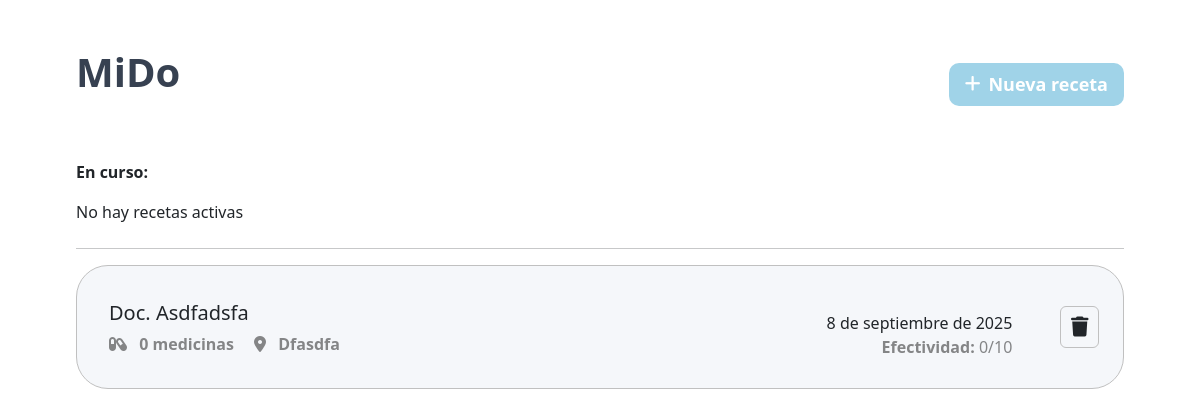
The app's page /, older data.
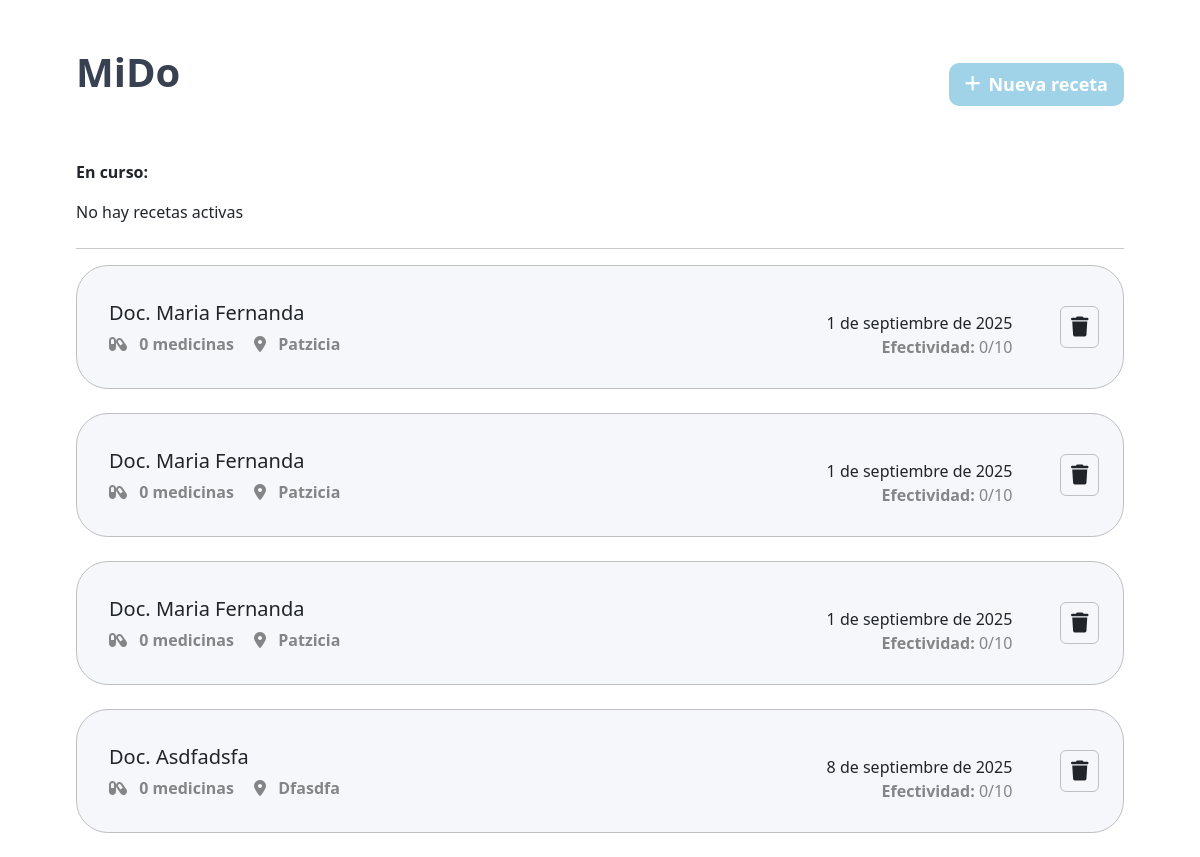
The same page, newer data.
### miApp/models.py (models this page shows, shortened)
class Receta(models.Model):
    doc = models.CharField(max_length=255)
    fecha = models.DateField()
    efectividad = models.IntegerField(default=0)
    activo = models.BooleanField(default=False)
    lugar = models.CharField(null=True)
    def cantidad_medicinas(self):
        return self.medicamentos.count()

### miApp/views.py (the view)
# urls.py: path('', views.index),
def index(request):
    if request.method == 'POST':
        Receta.objects.create(
            doc = request.POST.get('doc'),
            fecha = request.POST.get('fecha'),
            lugar = request.POST.get('lugar')
        )
    activos =  Receta.objects.filter(activo=True)
    lista = Receta.objects.filter(activo=False).order_by('-id')
    return render(request, "home.html",{'lista': lista, 'activos': activos})

### miApp/templates/home.html (shortened to what this page needs)
{% load static %}
<!DOCTYPE html>
<html lang="en">
<head>
    <link href="https://cdn.jsdelivr.net/npm/bootstrap@5.3.8/dist/css/bootstrap.min.css" rel="stylesheet">
    <link rel="stylesheet" href="https://cdnjs.cloudflare.com/ajax/libs/font-awesome/6.7.2/css/all.min.css">
    <link rel="stylesheet" href="{% static 'css/root.css' %}">
    <link rel="stylesheet" href="{% static 'css/home.css' %}">
    <link rel="stylesheet" href="{% static 'css/modalAgregar.css' %}">
</head>
<body>
    <div class="container container-fluid w-50 mt-5">
        <div class="top">
            <h1>MiDo</h1>
            <button data-bs-toggle="modal" data-bs-target="#exampleModal" class=" scl">
                <i class="fa-solid fa-plus"></i>
                Nueva receta
            </button>
        </div>
        <div class="list">
            <div>
                <p><b>En curso:</b></p>
            </div>
            {% if activos %}
            {% for receta in activos %}
           <div class="receta mt-3" data-id="{{ receta.id }}">
                <div class="receta-info1">
                    <div class="receta-doc">
                         {%  if  receta.doc|default_if_none:"" %}
                         Doc. {{ receta.doc|title }}
                        {% else %}
                        Doctor no asignado
                        {% endif %}
                    </div>
                    <div class="receta-cantidadMedicina">
                        <i class="fa-solid fa-capsules"></i>
                        {{receta.cantidad_medicinas}} medicinas
                        <i class="fa-solid fa-location-dot ms-3"></i>
                        {%  if  receta.lugar|default_if_none:"" %}
                        {{ receta.lugar|title }}
                        {% else %}
                        Lugar no asignado
                        {% endif %}
                    </div>
                </div>
                <div class="receta-info2">
                    <div class="detalles">
                        <p class="fecha m-0 mt-3">{{  receta.fecha|date:"j \\d\\e F \\d\\e Y"  }}</p>
                        <p class="efectividad"><b>Efectividad:</b> {{ receta.efectividad }}/10</p>
                    </div>
                    <div class="accion">
                        <button class="btn scl" onclick="event.stopPropagation(); document.getElementById('eliminarReceta-{{ receta.id }}').submit()"><i class="fa-solid fa-trash"></i></button>
                        <form
                        id="eliminarReceta-{{ receta.id }}"
                        action="eliminarReceta/"
                        method="POST">
                            {% csrf_token %}
                            <input type="hidden" name="deleteID" value="{{ receta.id }}">
                    </form>
                    </div>
                </div>
            </div>
            {% endfor %}
            {% else %}
                <p>No hay recetas activas</p>
            {% endif %}
            <hr class="mt-4 mb-3">
            {% if lista %}
            {% for receta in lista %}
            <div class="receta mt-3" data-id="{{ receta.id }}">
                <div class="receta-info1">
                    <div class="receta-doc">
                         {%  if  receta.doc|default_if_none:"" %}
                         Doc. {{ receta.doc|title }}
                        {% else %}
                        Doctor no asignado
                        {% endif %}
                    </div>
                    <div class="receta-cantidadMedicina">
                        <i class="fa-solid fa-capsules"></i>
                        {{receta.cantidad_medicinas}} medicinas
                        <i class="fa-solid fa-location-dot ms-3"></i>
                        {%  if  receta.lugar|default_if_none:"" %}
                        {{ receta.lugar|title }}
                        {% else %}
                        Lugar no asignado
                        {% endif %}
                    </div>
                </div>
                <div class="receta-info2">
                    <div class="detalles">
                        <p class="fecha m-0 mt-3">{{  receta.fecha|date:"j \\d\\e F \\d\\e Y"  }}</p>
                        <p class="efectividad"><b>Efectividad:</b> {{ receta.efectividad }}/10</p>
                    </div>
                    <div class="accion">
                        <button class="btn eliminar scl" onclick="event.stopPropagation(); document.getElementById('eliminarReceta-{{ receta.id }}').submit()"><i class="fa-solid fa-trash"></i></button>
                    </div>
                </div>
            </div>
            {% endfor %}
            {% else%}
             {%  include 'sinRecetas.html' %}
            {% endif %}
        </div>
    </div>
</body>
</html>

### miApp/templates/modales/agregarReceta.html (shortened to what this page needs)
{% load static %}

### miApp/static/css/root.css (style rules this page uses)
:root { --botones: #A0D3E8; --card: #F5F7FA; --borde: #C0C0C0; --opaco: #00000076; --delete: rgb(209, 94, 52); --text: rgb(64, 163, 160); }
.scl { transition: 0.3s ease-out; }

### miApp/static/css/home.css (style rules this page uses)
.container { width: 100% !important; padding: 0 1rem; }
.top { display: flex; flex-direction: column; margin-bottom: 2rem; position: relative; }
.top h1 { color: #374151; font-weight: 700; margin-bottom: 1rem; font-size: 40px; }
.top button { position: absolute; background-color: var(--botones) !important; color: white !important; font-weight: 700 !important; font-size: 16px; border: none; border-radius: 10px; padding: 0.5rem 1rem; display: flex; align-items: center; gap: 0.5rem; right: 0; top: 5px; }
.receta { background-color: var(--card); border: 1px solid var(--borde); border-radius: 1.5rem; padding: 1.5rem; margin-bottom: 1rem; transition: .3s ease-in-out; position: relative; }
.receta-doc { font-size: 18px; text-transform: capitalize !important; margin-bottom: 0.5rem; }
.receta .receta-cantidadMedicina { font-weight: 600; color: #00000076; margin-bottom: 1rem; }
.receta .receta-cantidadMedicina i { margin-right: 0.5rem; }
.receta .receta-info2 { display: flex; justify-content: space-between; align-items: flex-end; border-top: 1px solid var(--borde); padding-top: 0.5rem; }
.receta .receta-info2 .detalles { margin-right: 0; }
.receta .receta-info2 .detalles .fecha { margin: 0; font-size: 14px; }
.receta .receta-info2 .detalles .efectividad { color: var(--opaco); font-size: 14px; margin: 0.25rem 0 0 0; }
.receta .accion .eliminar { border: 1px solid var(--borde); font-size: 16px; padding: 0.3rem 0.6rem; }
@media (min-width: 758px) and (max-width: 1240px) { .container { width: 90% !important; max-width: 90%; margin: 3rem auto 0; } }
@media (min-width: 758px) and (max-width: 1240px) { .top { margin-bottom: 3rem; flex-direction: row; } }
@media (min-width: 758px) and (max-width: 1240px) { .top button { position: absolute; right: 0; font-size: 18px; margin: 0.6rem 0; } }
@media (min-width: 758px) and (max-width: 1240px) { .receta { border-radius: 2rem; padding: 2rem; display: flex; align-items: center; margin-bottom: 1.5rem; } }
@media (min-width: 758px) and (max-width: 1240px) { .receta-doc { font-size: 20px; margin-bottom: 0.25rem; } }
@media (min-width: 758px) and (max-width: 1240px) { .receta .receta-cantidadMedicina { margin-bottom: 0; } }
@media (min-width: 758px) and (max-width: 1240px) { .receta .receta-info2 { position: absolute; right: 1.5rem; display: flex; align-items: center; border-top: none; padding-top: 0; } }
@media (min-width: 758px) and (max-width: 1240px) { .receta .receta-info2 .detalles { margin-right: 3rem; text-align: right; } }
@media (min-width: 758px) and (max-width: 1240px) { .receta .receta-info2 .detalles .fecha { font-size: inherit; margin-top: 0.75rem; } }
@media (min-width: 758px) and (max-width: 1240px) { .receta .receta-info2 .detalles .efectividad { font-size: inherit; margin: 0; } }
@media (min-width: 758px) and (max-width: 1240px) { .receta .accion .eliminar { font-size: 20px; padding: 0.3rem 0.6rem; } }

Row changes from the older to the newer data that the page shows:
added Receta: doc "Maria Fernanda", cantidad_medicinas "0", lugar "Patzicia", fecha "1 de septiembre de 2025", efectividad "0"
added Receta: doc "Maria Fernanda", cantidad_medicinas "0", lugar "Patzicia", fecha "1 de septiembre de 2025", efectividad "0"
added Receta: doc "Maria Fernanda", cantidad_medicinas "0", lugar "Patzicia", fecha "1 de septiembre de 2025", efectividad "0"
